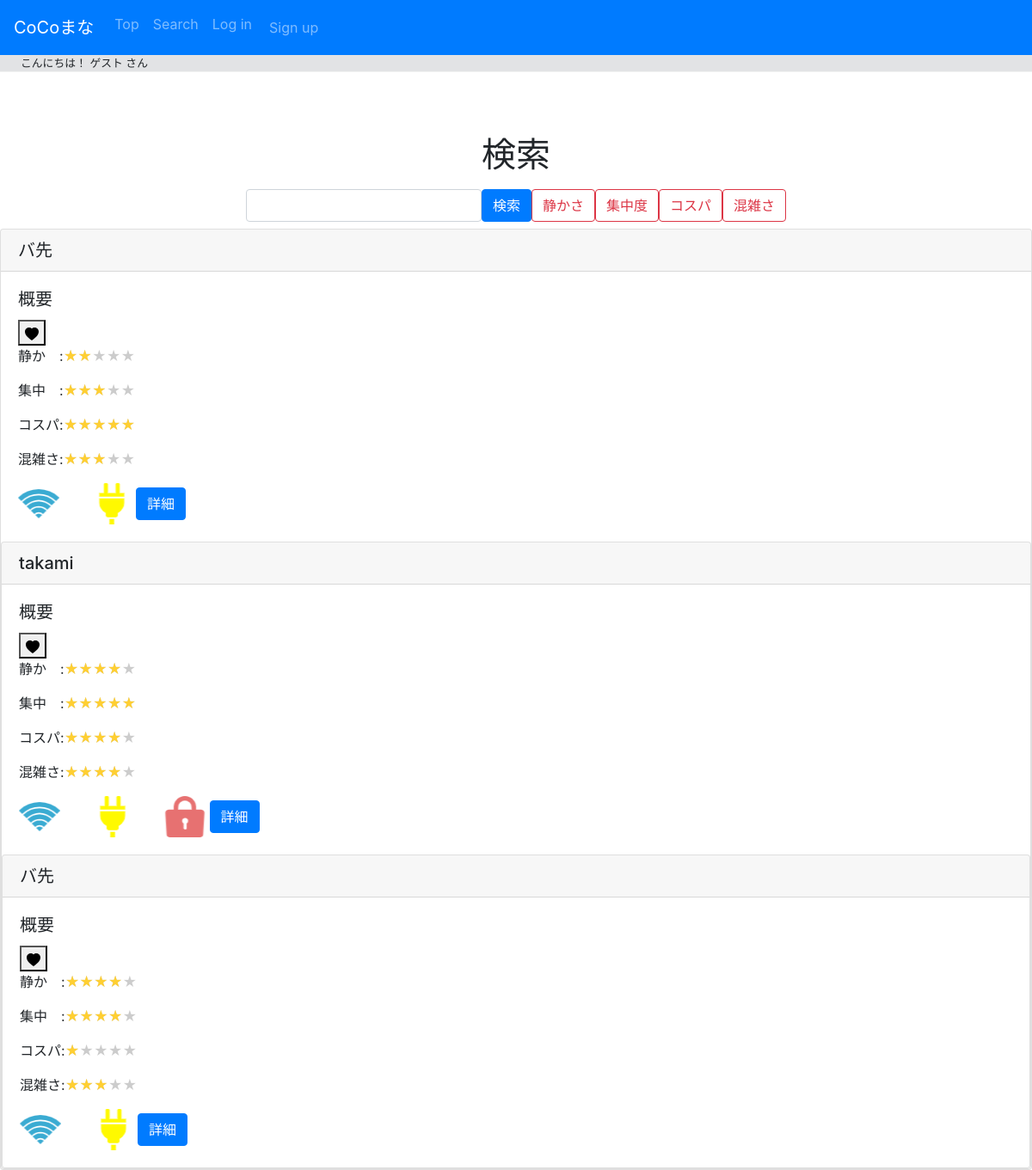
The app's page /search/, older data.
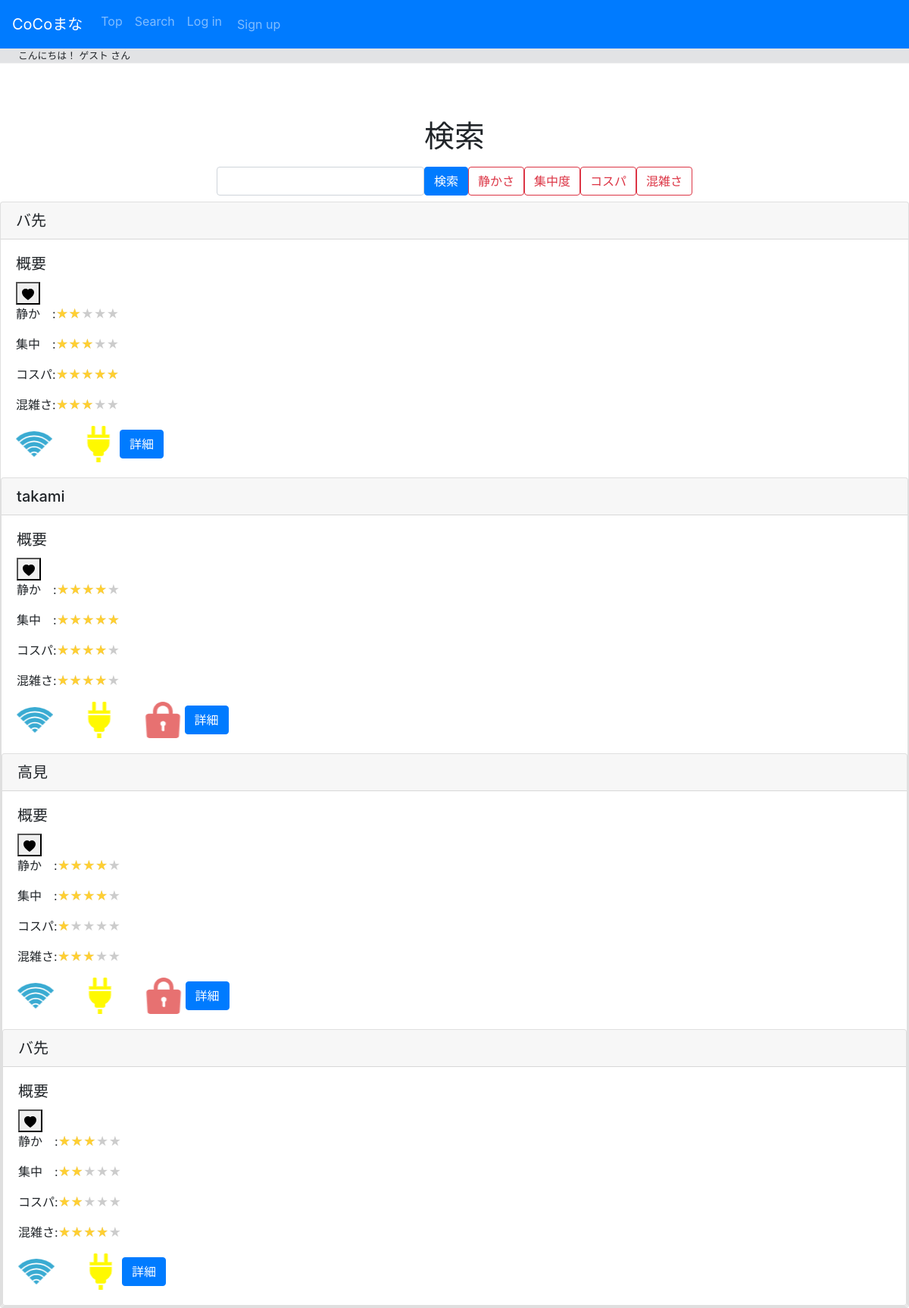
The same page, newer data.
### users/models.py (models this page shows)
class Places(models.Model): #ok
    place_id = models.IntegerField(primary_key=True)
    place_name = models.TextField(max_length=50)
    open_time = models.TimeField(null=True, blank=True)
    close_time = models.TimeField(null=True, blank=True)
    prefecture = models.TextField(max_length=5) #都道府県
    municipal = models.TextField(max_length=50) #市区町村
    place_address = models.TextField(max_length=50) #残り
    wifi = models.BooleanField()
    charge = models.BooleanField()
    personal_space = models.BooleanField()
    place_cost = models.PositiveIntegerField(null=True, blank=True)
    place_category = models.IntegerField(validators=[MinValueValidator(1), MaxValueValidator(5)]) #1:cafe, 2:コワーキングスペース, 3:food(マックとか), 4:図書館, 5:その他

class Evals(models.Model):#ok
    evals_id = models.IntegerField(primary_key=True)
    place_id = models.ForeignKey(Places, on_delete=models.CASCADE) #外部キー
    user_id = models.ForeignKey(User, on_delete=models.CASCADE) #外部キー
    concentrations = models.IntegerField(validators=[MinValueValidator(1), MaxValueValidator(5)]) #最大値５
    silence = models.IntegerField(validators=[MinValueValidator(1), MaxValueValidator(5)])
    cost_pafo = models.IntegerField(validators=[MinValueValidator(1), MaxValueValidator(5)])
    conges = models.IntegerField(validators=[MinValueValidator(1), MaxValueValidator(5)])

### search/views.py (the view, shortened to what this page needs)
# urls.py: path("", views.index, name="index"),
def index(request):
     queries = request.GET.get('q')
     evals = Evals.objects.all()
     action = request.GET.get('action')
     if action == "silence":
         evals = Evals.objects.order_by('-silence')
     elif action == "concentrations":
         evals = Evals.objects.order_by('-concentrations')
     elif action == "cost_pafo":
         evals = Evals.objects.order_by('-cost_pafo')
     elif action == "conges":
         evals = Evals.objects.order_by('-conges')
     else:
         evals = Evals.objects.all()
     places = Places.objects.all()
     place_list =[]
     for eval in evals:
         for place in places:
             if eval == place:
                 place_list.append(place)
     print(f"a{place_list}")
     if queries:
         if " " in queries or "　" in queries:
             queries = queries.split()
             for query in queries:
                places.append = places.filter(
                    Q(place_name__icontains=query)|
                    Q(wifi__icontains=query)|
                    Q(personal_space__icontains=query)|
                    Q(prefecture__icontains=query)|
                    Q(municipal__icontains=query)|
                    Q(place_address__icontains=query)
                    ).distinct()
         else:
             query = queries
             print(query)
             places = places.filter(
                 Q(place_name__icontains=query)|
                 Q(wifi__icontains=query)|
                 Q(personal_space__icontains=query)|
                 Q(prefecture__icontains=query)|
                 Q(municipal__icontains=query)|
                 Q(place_address__icontains=query)
                 ).distinct()
             print(places)
     else:
         query = queries
         places = Places.objects.all().order_by()
     place_id = Places.objects.values('place_id')
     print(Places.objects.values('place_id'))
     print(f"場所：{places}")
     evals_all = []
     for place in places:
         print(f"詳細：{place}")
     if request.user.is_anonymous:#loginしていない場合勝手にloginページ
        return render(request, "search/index.html", {
            'places': places, 'query': query,
            'evals': evals,
        })

### search/templates/search/index.html (shortened to what this page needs)
{% extends 'layout_users.html' %}
{% load static %}
{% block  content %}
<link rel="stylesheet" href="{% static 'search/styles.css' %}">
<h1 class="mt-5 pt-4 text-center">検索</h1>
<div class="d-flex justify-content-center">
  <form class="form-inline my-2" method="GET" action="{% url 'search:index' %}">
    <input type="text" class="form-control" name="q" value="{{request.GET.q}}">
    <button type="submit" value="q" class="btn btn-primary" style="display: inline-block;">検索</button>
    <button type="submit" value="silence" name="action" class="btn btn-outline-danger">静かさ</button>
    <button type="submit" value="concentrations" name="action" class="btn btn-outline-danger">集中度</button>
    <button type="submit" value="cost_pafo" name="action" class="btn btn-outline-danger">コスパ</button>
    <button type="submit" value="conges" name="action" class="btn btn-outline-danger">混雑さ</button>
  </form>
</div>
{% for eval in evals %}
{% for place in places %}
{% if place == eval.place_id %}
<div class="card">
    <h5 class="card-header">{{ place.place_name }}</h5>
    <div class="card-body">
      <h5 class="card-title">概要</h5>
      <form method="post" action="{% url 'search:favorite' place.pk %}">
        {% if place.place_id in favos %}
          <button type="submit" name="button" onClick="window.alert('削除しました。')"><svg xmlns="http://www.w3.org/2000/svg" width="16" height="16" fill="currentColor" class="bi bi-heart-fill" viewBox="0 0 16 16">
            <path fill-rule="evenodd" d="M8 1.314C12.438-3.248 23.534 4.735 8 15-7.534 4.736 3.562-3.248 8 1.314z"/></svg></button>
          {% csrf_token %}
        {% else %}
        <button type="submit" name="button" onClick="window.alert('お気に入りに追加しました。')"><svg xmlns="http://www.w3.org/2000/svg" width="16" height="16" fill="currentColor" class="bi bi-heart-fill" viewBox="0 0 16 16">
          <path fill-rule="evenodd" d="M8 1.314C12.438-3.248 23.534 4.735 8 15-7.534 4.736 3.562-3.248 8 1.314z"/></svg></button>
        {% endif %}
    </form>
      <div>
        <p>静か　:<span class="star5_rating" data-rate="{{ eval.silence }}"></span></p>
        <p>集中　:<span class="star5_rating" data-rate="{{ eval.concentrations }}"></span></p>
        <p>コスパ:<span class="star5_rating" data-rate="{{ eval.cost_pafo }}"></span></p>
        <p>混雑さ:<span class="star5_rating" data-rate="{{ eval.conges }}"></span></p>
      </div>
      {% if place.wifi %}
            <img src="{% static 'search/wifi.png' %}">
        {% endif %}
        {% if place.charge %}
        　　<img src="{% static 'search/plug.png' %}">
        {% endif %}
        {% if place.personal_space %}
        　　<img src="{% static 'search/key.png' %}">
        {% endif %}
      <a href="{% url 'space:index' placeid=place.place_id %}" class="btn btn-primary">詳細</a>
    </div>
  {% endif %}
  {% endfor %}
  {% endfor %}
</div>
{% endblock %}

### users/templates/layout_users.html (shortened to what this page needs)
<!DOCTYPE html>
<html lang="ja">
  <head>
    <link rel="stylesheet" href="https://stackpath.bootstrapcdn.com/bootstrap/4.1.3/css/bootstrap.min.css"
>
  </head>
  <body>
    <nav class="navbar navbar-expand-md navbar-dark bg-primary">
      <a class="navbar-brand" href="{% url 'map:home' %}">CoCoまな</a>
      <div class="collapse navbar-collapse" id="navbarSupportedContent">
        <ul class="navbar-nav mr-auto">
          <li class="nav-item">
            <a class="nav-link" href="{% url 'map:home' %}">Top</a>
          </li>
          <li class="nav-item">
            <a class="nav-link" href="{% url 'search:index' %}">Search</a>
          </li>
          {% if not user.is_authenticated %}
            <li class="nav-item">
              <a class="nav-link" href="{% url 'users:login' %}">Log in</a>
            </li>
            <li class="nav-item m-1">
              <a class="nav-link" href="{% url 'users:signup' %}">Sign up</a>
            </li>
          {% endif %}
        </ul>
      </div>
    </nav>
    <div class="pl-4 small" style="background-color: #e2e3e5 ; border-bottom: solid 1px #f3f3f3;">
      {% if not user.is_authenticated %}
        こんにちは！ ゲスト さん
      {% else %}
        こんにちは！ {{ user.username }} さん
      {% endif %}
    </div>
    {% block content %}{% endblock %}
  </body>
</html>

### search/static/search/styles.css (style rules this page uses)
.star5_rating { position: relative; z-index: 0; display: inline-block; white-space: nowrap; color: #CCCCCC; }
.star5_rating:before, .star5_rating:after { content: '★★★★★'; }
.star5_rating:after { position: absolute; z-index: 1; top: 0; left: 0; overflow: hidden; white-space: nowrap; color: #ffcf32; }
.star5_rating[data-rate="5"]:after { width: 100%; }
.star5_rating[data-rate="4"]:after { width: 80%; }
.star5_rating[data-rate="3"]:after { width: 60%; }
.star5_rating[data-rate="2"]:after { width: 40%; }
.star5_rating[data-rate="1"]:after { width: 20%; }

Row changes from the older to the newer data that the page shows:
changed Evals (number 3 of 4 on the later page): loses Places (place_name "バ先", wifi True (drawn), charge True (drawn))
added Places: place_name "高見", wifi True (drawn), charge True (drawn), personal_space True (drawn), shown under Evals (number 3 of 4 on the later page)
added Evals: Places (place_name "バ先", wifi True (drawn), charge True (drawn))
